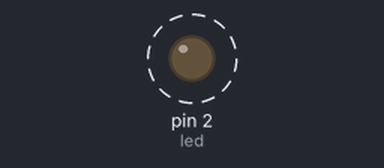
A sketch run on a simulated Arduino Uno, built with avr-gcc and run on an emulated ATmega328P. Parts: output pins drawn as LEDs (lit = HIGH). Dashed ring = blinking.

Above: at 0.06 s.
Timing chart, 0 to 3.0 s (numbered marks = the images above):
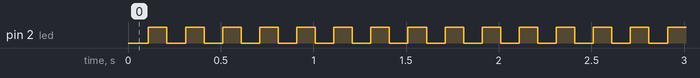

Measured:
- by itself, pin 2 (led): alternates HIGH for 0.10 s and LOW for 0.10 s

The sketch:

statusLEDtest.ino
```cpp
int led = 2;
unsigned char panic [8] = {0,1,0,1,0,1,0,1};
unsigned char configured [8] = {1,1,1,1,1,1,1,1};
unsigned char unconfigured [8] = {0,0,0,0,0,0,0,0};
void ledBlink(unsigned char* t);
void setup() {
  Serial.begin(9600);
  pinMode(led, OUTPUT);
  digitalWrite(led, LOW);
  delay(10);
}

void loop() {
  ledBlink(panic);
  //ledBlink(unconfigured);
  //ledBlink(configured);
}

void ledBlink(unsigned char t[]){
  for(int k = 0; k < 8; k++){
    digitalWrite(led, t[k]);
    delay(100);
  }
}
```
